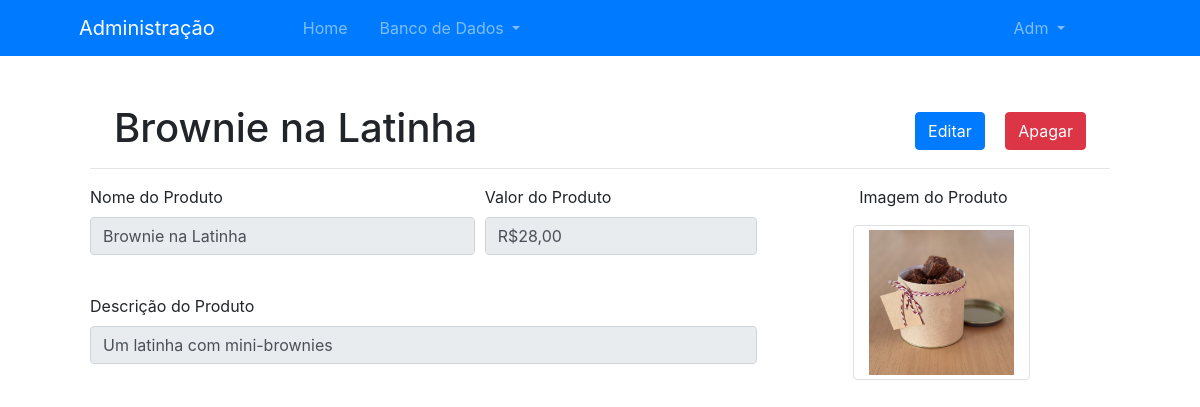
The page /admin/produtos/3 (signed in) on the database its author committed.
### models.py (models this page shows, shortened)
class User(UserMixin, db.Model):
    id = db.Column(db.Integer, primary_key=True)
    role = db.Column(db.Enum("user", "admin"), nullable=False, default='user')  # Role of the user, limits the access to certain pages
    name = db.Column(db.String(100), nullable=False)
    surname = db.Column(db.String(100), nullable=False)
    email = db.Column(db.String(100), unique=True, nullable=False)
    phone = db.Column(db.String(15), unique=True, nullable=False)
    password = db.Column(db.String(100), nullable=False)
    orders = db.relationship('Order', backref='order')

class Product(db.Model):
    id = db.Column(db.Integer, primary_key=True)
    title = db.Column(db.String(100), nullable=False)
    img = db.Column(db.String(100), nullable=False)
    desc = db.Column(db.String(500))
    price = db.Column(db.Float, nullable=False)

### views.py (the view)
@views.route('/admin/produtos/<int:id>')
@login_required
def admin_product_detail(id):
    if current_user.role == 'admin':
        product = Product.query.filter_by(id=id).first()
        return render_template('admin/product_details.html', product=product)
    else:
        return redirect(url_for('views.homepage'))

### __init__.py (called while the page is built)
def create_app(config_file='config.py'):
    app = Flask(__name__)
    app.config.from_pyfile(config_file)
    db.init_app(app)
    login_manager.login_view = 'auth.login'
    login_manager.init_app(app)
    from .models import User
    @login_manager.user_loader
    def load_user(user_id):
        return User.query.get(int(user_id))
    from .models import models
    app.register_blueprint(models)
    from .views import views
    app.register_blueprint(views)
    from .auth import auth
    app.register_blueprint(auth)
    return app

### templates/admin/product_details.html (shortened to what this page needs)
{% extends 'admin/base.html' %}
{% block page %}
<div class="box mx-auto">
        <div class="mx-auto d-none d-sm-block">
            <div class="title mt-5 mb-2">
                <h1 class="d-inline ml-4">{{ product.title }}</h1>
                <div class="float-right d-inline mx-3">
                    <a role="button" class="btn btn-primary m-2" href="{{ url_for('views.admin_product_edit', id=product.id) }}">Editar</a>
                    <button type="button" class="btn btn-danger m-2" data-toggle="modal" data-target="#modalDelete{{ product.id }}">Apagar</button>
                </div>
                <hr class="mx-auto">
            </div>
        </div>
        <div class="mx-auto">
            <form>
                <fieldset disabled>
                    <div class="form-row">
                        <div class="form-row col-md-8 col-xs-12">
                            <div class="form-group col-md-7 col-xs-12">
                                <label for="name">Nome do Produto</label>
                                <input type="text"  value = "{{ product.title }}" id="disabledTextInput" class="form-control" id="name">
                            </div>
                            <div class="form-group col-md-5 col-xs-12">
                                <label for="name">Valor do Produto</label>
                                <input type="text" value="R${{ ('%.2f'|format(product.price)|string).replace('.', ',') }}" id="disabledTextInput" class="form-control" id="name">
                            </div>
                            <div class="form-group col-md-12 col-xs-12">
                                <label for="address">Descrição do Produto</label>
                                <input type="text" value = "{{ product.desc }}" id="disabledTextInput" class="form-control" id="address">
                            </div>
                        </div>
                        <div class="form-group text-center col-md-4 col-xs-12">
                            <label class="col-12" for="img">Imagem do Produto</label>
                            <div class="row col-12 m-2" id="img">
                                <img src="{{ url_for('static', filename=product.img) }}" class="img-thumbnail col-7 mx-auto">
                            </div>
                        </div>
                    </div>
                </fieldset>
            </form>
        </div>
    </div>
{% endblock %}

### templates/admin/base.html (shortened to what this page needs)
<!DOCTYPE html>
<html lang="pt-br">
<head>
    <link rel="stylesheet" type="text/css" href="{{ url_for('static', filename='css/admin.css') }}">
    <link rel="stylesheet" href="https://maxcdn.bootstrapcdn.com/bootstrap/4.0.0/css/bootstrap.min.css"
>
</head>
<body>
    <nav class="navbar sticky-top navbar-expand-lg bg-primary navbar-dark d-none d-sm-block">
        <div class="collapse navbar-collapse container-fluid" id="navbarNav">
            <ul class="navbar-nav">
                <a class="navbar-brand ml-5" href="{{ url_for('views.admin') }}">
                    <span>Administração</span>
                </a>
                <li class="nav-item px-3 ml-5 my-auto">
                    <a class="nav-link nav-text" href="{{ url_for('views.admin') }}">Home</a>
                </li>
                <li class="nav-item dropdown mr-5">
                    <a class="nav-link dropdown-toggle" href="#" id="navbarDropdownMenuLink" role="button" data-toggle="dropdown" aria-haspopup="true" aria-expanded="false">
                      Banco de Dados
                    </a>
                </li>
            </ul>
            <ul class="navbar-nav mr-5">
                <li class="nav-item dropdown mr-5">
                    <a class="nav-link dropdown-toggle" href="#" id="navbarDropdownMenuLink" role="button" data-toggle="dropdown" aria-haspopup="true" aria-expanded="false">
                      {{ current_user.name|capitalize }}
                    </a>
                </li>
            </ul>
        </div>
    </nav>
    {% block page %}
    {% endblock %}
</body>
</html>

### static/css/admin.css (style rules this page uses)
.box { width: 85%; }
.title { margin-top: 2%; }

### rows shown on the page
User: name "Adm"
Product: title "Brownie na Latinha", price "R$28,00", desc "Um latinha com mini-brownies", img (picture)
